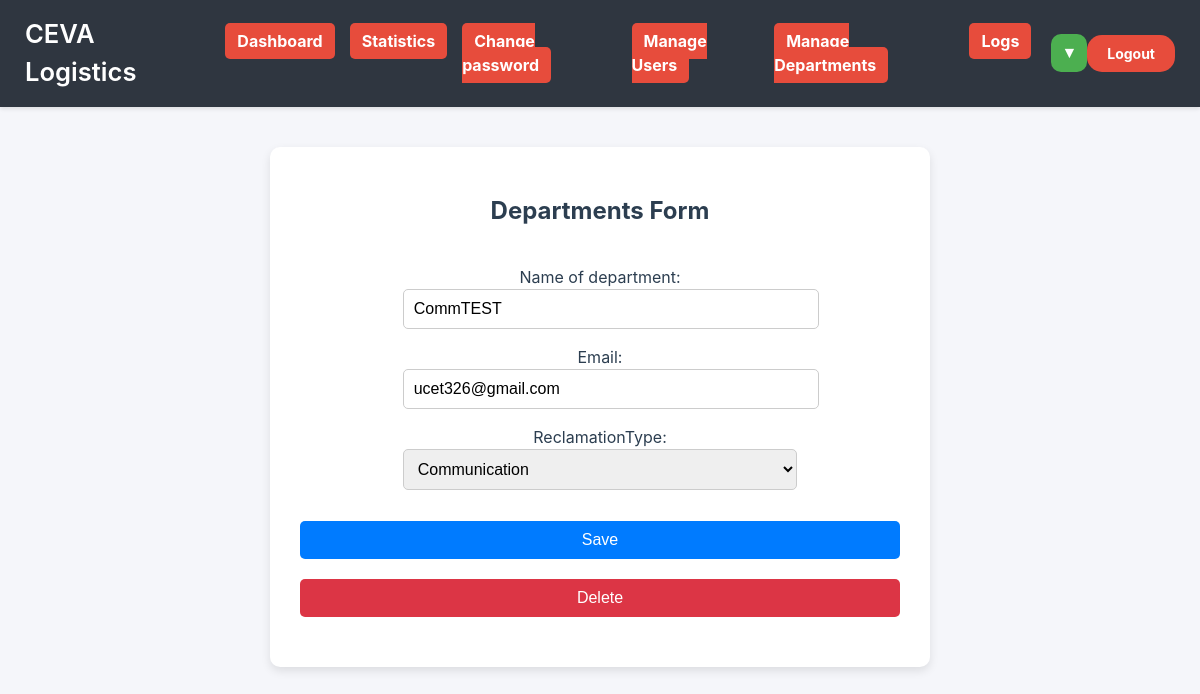
Page /form_department/1/ (signed in) on the committed database.
### main/models.py (models this page shows, shortened)
class Department(models.Model):
    name = models.CharField(max_length=100)
    email = models.EmailField(default=None, null=True)
    reclamationType = models.CharField(max_length=3, choices=REPORT_TYPES, default='OT', blank=False)

### main/views.py (the view)
# urls.py: path("form_department/<int:id>/", views.form_update_department, name="form_department"),
@admin_required
def form_update_department(request, id):
    set_language(request)
    department_instance = get_object_or_404(Department, id=id)
    if request.method == 'POST':
        if request.POST.get('delete'):
            ActionLog.objects.create(
                user=request.user.person,
                target_type=get_complaint_type(Department),
                target_id=id,
                action="delete",
                original_value=department_instance.name
            )
            department_instance.delete()
            return redirect('/departments/')
        old_values = model_to_dict(department_instance)
        form = DepartmentForm(request.POST, instance=department_instance)
        if form.is_valid():
            new_values = form.cleaned_data
            form.save()
            excluded_fields = {"id", "created_at"}
            for field in old_values:
                if field in excluded_fields:
                    continue
                old_value = old_values[field]
                new_value = new_values.get(field)
                if old_value != new_value:
                    ActionLog.objects.create(
                        user=request.user.person,
                        target_type=get_complaint_type(Department),
                        target_id=id,
                        action=f"update_{field}",
                        original_value=str(old_value) if old_value is not None else "",
                        new_value=str(new_value) if new_value is not None else ""
                    )
            return redirect('/departments/')
    else:
        form = DepartmentForm(instance=department_instance)
    return render(request, "departments/department_form.html", {'form': form,
                                                                'creating_new': False})

### main/forms.py
class DepartmentForm(forms.ModelForm):
    class Meta:
        model = Department
        fields = "__all__"
        labels = {
            "name" : "Name of department"
        }

### main/views.py (called while the page is built)
def set_language(request):
    if "language" not in request.session:
        request.session["language"] = 'en'
    activate(request.session["language"])

### main/templates/departments/department_form.html (shortened to what this page needs)
{% extends "base_agent.html" %}
{% load i18n %}
{% block content %}
<div class="centered-container">
    <h1>{% trans "Departments Form" %}</h1>
    <form method="post" class="departments-form">
        <div class="form-group">
            {{ form.as_p }}
        </div>
        {% if creating_new %}
        <button type="submit" name="save" value="save" class="primary-button">{% trans "Create" %}</button>
        {% else %}
        <button type="submit" name="save" value="save" class="primary-button">{% trans "Save" %}</button>
        {% endif %}
    </form>
    <form method="post" class="delete-form">
        {% if not creating_new %}
        <button type="submit" name="delete" value="delete" class="danger-button">{% trans "Delete" %}</button>
        {% endif %}
    </form>
</div>
{% endblock %}

### static/DashboardCSST.css (style rules this page uses)
body { font-family: 'Inter', sans-serif; margin: 0; padding: 0; background-color: #f5f6fa; color: #2c3e50; line-height: 1.5; }

### main/templates/base_agent.html (style rules this page uses)
.centered-container { display: flex; flex-direction: column; align-items: center; width: 100%; max-width: 600px; margin: 40px auto; background: white; padding: 30px; border-radius: 10px; box-shadow: 0 4px 10px rgba(0, 0, 0, 0.1); text-align: center; }
h1 { margin-bottom: 20px; font-size: 24px; font-weight: bold; text-align: center; width: 100%; }
input, select, textarea { width: 100%; padding: 10px; border: 1px solid #ccc; border-radius: 5px; font-size: 16px; }
button { padding: 10px 20px; font-size: 16px; border: none; border-radius: 5px; cursor: pointer; }
.primary-button { background: #007bff; color: white; width: 100%; margin-bottom: 20px; }
.danger-button { background: #dc3545; color: white; width: 100%; margin-bottom: 20px; }
.delete-form { text-align: center; }

### main/templates/departments/department_form.html (style rules this page uses)
form { display: flex; flex-direction: column; align-items: center; gap: 15px; width: 100%; }

### rows in the picture
Department: name "CommTEST", email "ucet326@gmail.com", reclamationType "Communication"
